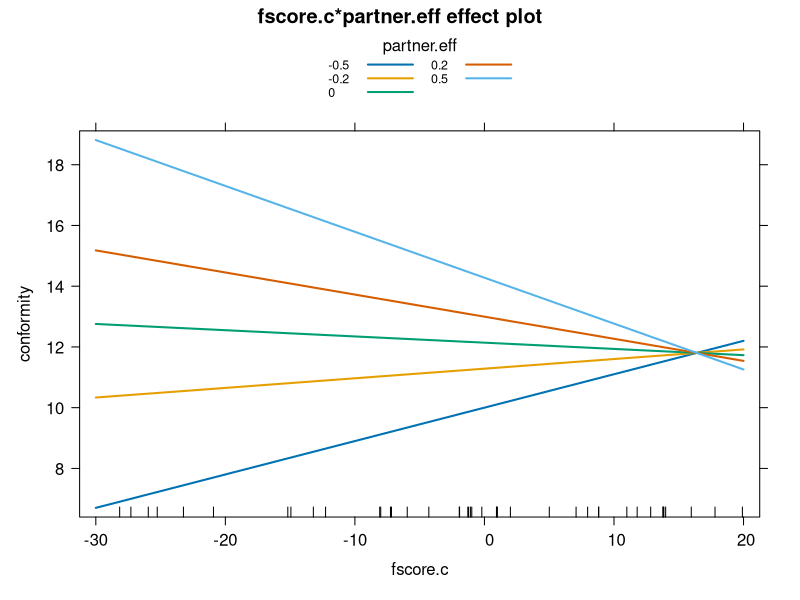
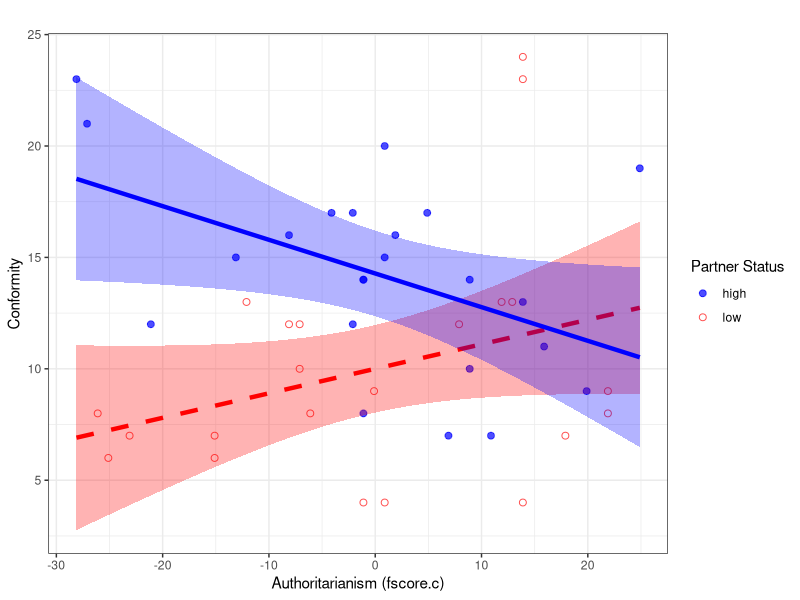

R code for these plots, in order:
## ---- chunk 1
knitr::opts_chunk$set(message = F, cache = T, warning = F)  
## ---- chunk 2
library(car)
library(ggplot2)
## ---- chunk 3
d <- Moore
## ---- chunk 4
d$partner.eff <- ifelse(d$partner.status == "low", -.5, .5)
## ---- chunk 5
d$fscore.c <- as.vector(scale(d$fscore, center = T, scale = F))
## ---- chunk 6
fit <- lm(conformity ~ fscore.c * partner.eff, data = d)
summary(fit)
## ---- chunk 7
library(effects)
plot(effect(term = "fscore.c:partner.eff",
            mod = fit,
            default.levels=2),
     multiline=TRUE)
## ---- chunk 8
dfhigh <- data.frame(
  fscore.c = seq(min(d$fscore.c), max(d$fscore.c), .1), 
  # populate the column of your X of interest with a sequential order of values; 
  # alternatively, you could just specify the min and max.
  # .1 is arbitrary, but just specifies that R should fill in values
  # between min and max in .1 increments. Helps CIs look smooth in plotting.
  
  partner.eff = .5  # let's set "high" value of moderator +.5
  )  
## ---- chunk 9
dflow <- data.frame(
  fscore.c = seq(min(d$fscore.c), max(d$fscore.c), .1), 
  partner.eff = -.5  
  )  
## ---- chunk 10
partnerhigh <- cbind(dfhigh, predict(fit, dfhigh, interval = "confidence", type =c("response", "terms")))

partnerlow <- cbind(dflow, predict(fit, dflow, interval = "confidence", type =c("response", "terms")))

## ---- chunk 11
intplot <- ggplot(partnerlow, aes(fscore.c, fit)) +
  geom_point(data = d, # use original data to plot datapoints 
             aes(fscore.c, conformity, shape = partner.status, color = partner.status), 
             alpha = .7, size = 2, show.legend = T) +
  
  scale_color_manual(values=c("high" = "blue", 
                              "low" = "red"), 
                     name = "Partner Status") +
  
  scale_shape_manual(values=c("high" = 19, 
                              "low" = 1), 
                     name = "Partner Status") +
  labs(x = "Authoritarianism (fscore.c)", y = "Conformity", title = " ")  + 
  
  geom_ribbon(data = partnerlow, aes(ymin=lwr, ymax=upr), alpha = .3, fill = "red") +
  geom_line(data = partnerlow, aes(fscore.c, fit), size = 1.5, color = "red", linetype = "dashed") +
  
  geom_ribbon(data = partnerhigh, aes(ymin=lwr, ymax=upr), alpha = .3, fill = "blue") +
  geom_line(data = partnerhigh, aes(fscore.c, fit), size = 1.5, color = "blue") +
  theme_bw() 
intplot
## ---- chunk 12
condslope <- function(x, z, c, y){
  # x = name of x variable
  # z = name of z variable (moderator)
  # c = conditional value of z
  # y = reg object
  # reg function must be in this order x + z + x*z
  out <- summary(y)
  xz <- paste(x, z, sep=":")
  w0.intercept <- out$coefficients["(Intercept)", "Estimate"] + ((out$coefficients[z, "Estimate"])*c)
  w1.slope <- out$coefficients[x,"Estimate"] + ((out$coefficients[xz,"Estimate"])*c)
  #y.cond <- w0.intercept + w1.slope*xvalue
  
  coef2.var <- out$coef[x,"Std. Error"]^2
  coef4.var <- out$coef[xz,"Std. Error"]^2
  out.vcov <- vcov(y)
  cond.se <- sqrt(coef2.var + (c) * (c) * coef4.var + 2 * (c) * out.vcov[x, xz])
  
  t.val <- w1.slope/cond.se
  p.val <- 2*(1-pt(abs(t.val), y$df, lower.tail=T))
  lower95 <- w1.slope-qt(0.975,y$df)*cond.se
  upper95 <- w1.slope+qt(0.975,y$df)*cond.se
  
  return(list(w0.intercept=round(w0.intercept, digits = 2), 
              w1.slope=round(w1.slope, digits = 2), 
              t.val=round(t.val, digits = 2), 
              p.val=round(p.val, digits = 3), 
              lower95=round(lower95, digits = 2), 
              upper95=round(upper95, digits = 2)))
}

## ---- chunk 13
condslope("fscore.c", "partner.eff", .5, fit)
## ---- chunk 14
condslope("fscore.c", "partner.eff", -.5, fit)
